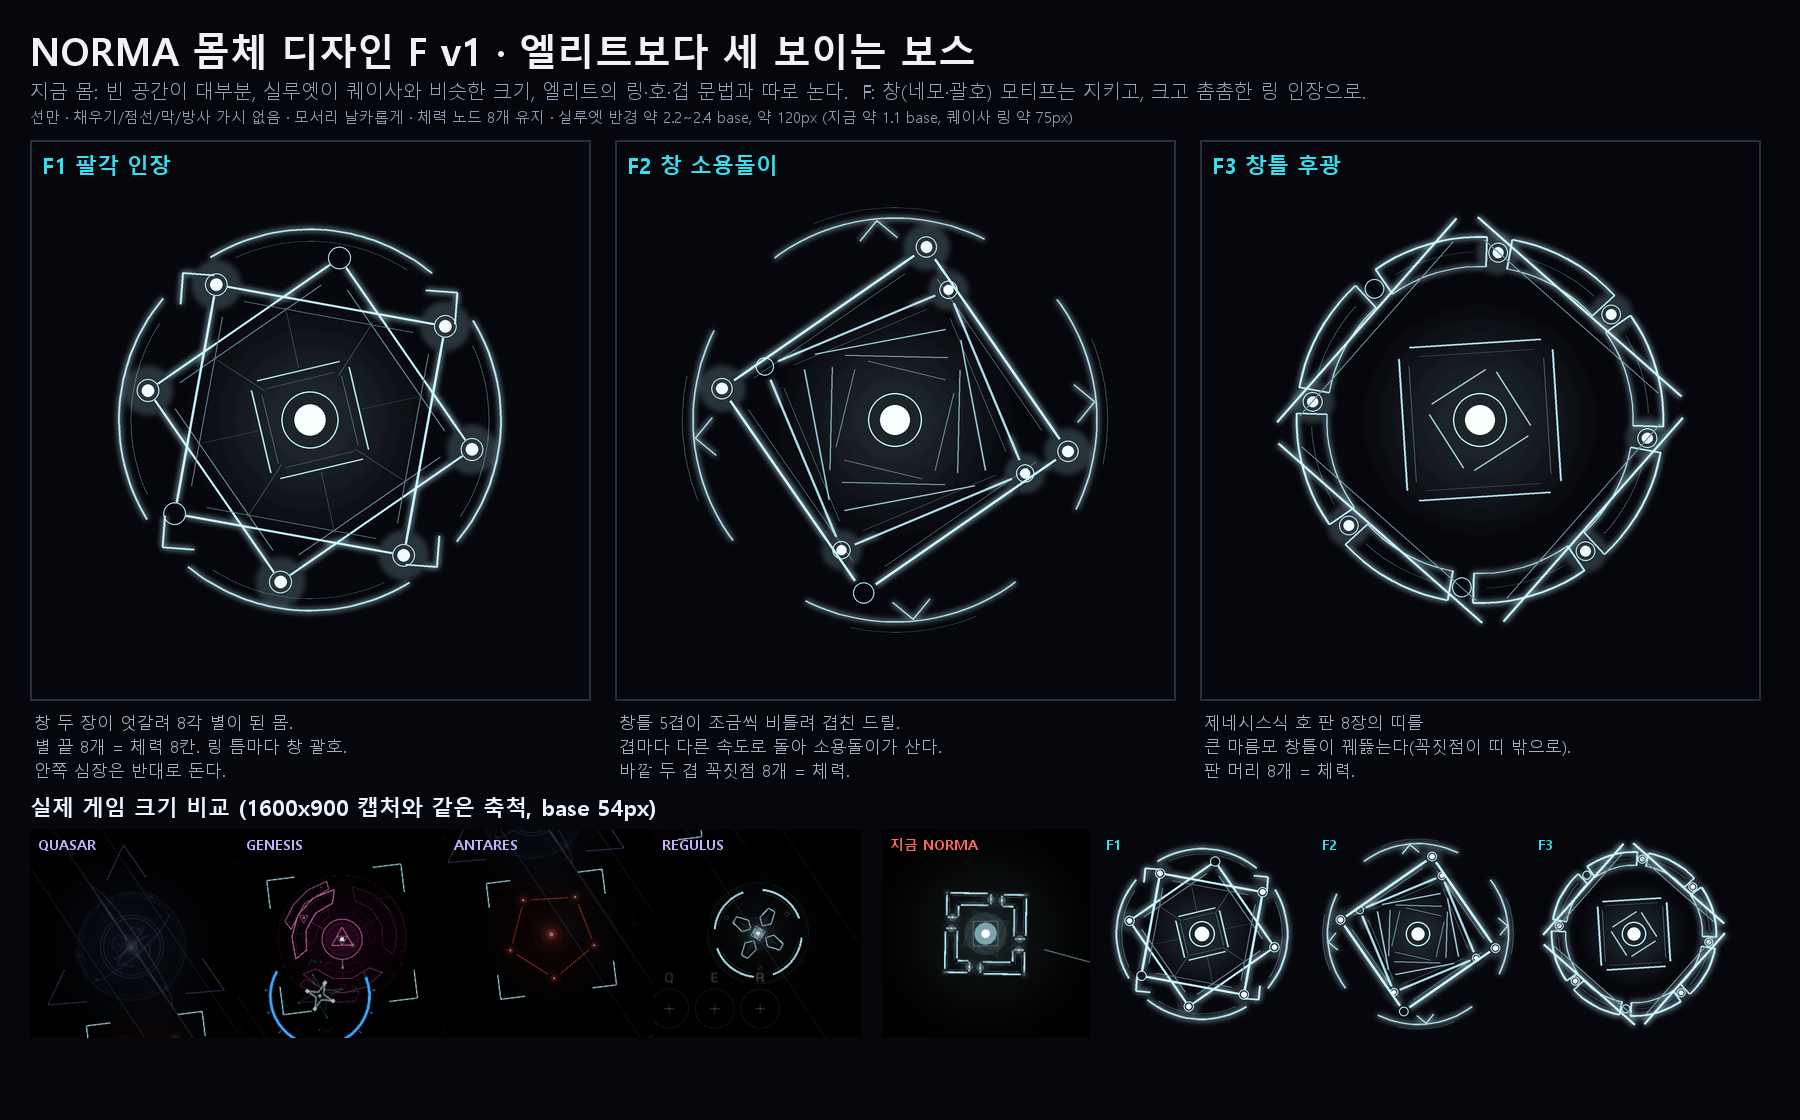

The Python source for this figure:
"""NORMA body design F v1: a boss that reads stronger than the elites.

Problem with the shipped body (four small set squares round a square heart):
it is mostly empty space, its silhouette is no bigger than the Quasar's and
it shares nothing with the elites' language (rings, arcs, nested shells).
F keeps NORMA's own motif (the window: squares, frame corners) but builds it
into a large, dense, ring-bound seal. Lines only, sharp corners, no dashes,
no fills, no radial thorns. 8 health nodes on the silhouette as before.
Usage: python Norma_Body_Design_F_v1.py <out_dir> [elite_strip.png]
"""
import math, os, sys
from PIL import Image, ImageDraw, ImageFilter, ImageFont

TAU = math.tau
K = 0.85                     # design radii below x K = in-game radii in base units
SS = 3                       # supersampling
COL = (184, 240, 255)        # NORMA colour (0.72, 0.94, 1.0)
BG = (6, 7, 12)


class Canvas:
    def __init__(self, w, h):
        self.w, self.h = w, h
        self.glow = Image.new("RGB", (w * SS, h * SS), (0, 0, 0))
        self.line = Image.new("RGB", (w * SS, h * SS), (0, 0, 0))
        self.gd, self.ld = ImageDraw.Draw(self.glow), ImageDraw.Draw(self.line)

    def seg(self, a, b, w, alpha=1.0, glow=True, col=COL):
        c = tuple(int(v * alpha) for v in col)
        pa, pb = (a[0] * SS, a[1] * SS), (b[0] * SS, b[1] * SS)
        self.ld.line([pa, pb], fill=c, width=max(1, int(w * SS)))
        if glow:
            self.gd.line([pa, pb], fill=c, width=max(1, int((w + 3) * SS)))

    def poly(self, pts, w, alpha=1.0, gap=0.07, glow=True):
        """Closed outline whose edges stop short of the vertices (elite language)."""
        n = len(pts)
        for i in range(n):
            a, b = pts[i], pts[(i + 1) % n]
            ax, ay = a[0] + (b[0] - a[0]) * gap, a[1] + (b[1] - a[1]) * gap
            bx, by = b[0] + (a[0] - b[0]) * gap, b[1] + (a[1] - b[1]) * gap
            self.seg((ax, ay), (bx, by), w, alpha, glow)

    def arc(self, cx, cy, r, a0, a1, w, alpha=1.0, glow=True, steps=None):
        steps = steps or max(6, int(abs(a1 - a0) * r / 6))
        pts = [(cx + math.cos(a0 + (a1 - a0) * i / steps) * r,
                cy + math.sin(a0 + (a1 - a0) * i / steps) * r) for i in range(steps + 1)]
        for i in range(steps):
            self.seg(pts[i], pts[i + 1], w, alpha, glow)

    def node(self, x, y, r, alpha=1.0, lit=True):
        c = tuple(int(v * alpha) for v in COL)
        if lit:
            self.gd.ellipse([(x - r * 2.2) * SS, (y - r * 2.2) * SS, (x + r * 2.2) * SS, (y + r * 2.2) * SS],
                            fill=tuple(int(v * 0.35) for v in c))
            self.ld.ellipse([(x - r * .55) * SS, (y - r * .55) * SS, (x + r * .55) * SS, (y + r * .55) * SS],
                            fill=(235, 252, 255))
        self.ld.ellipse([(x - r) * SS, (y - r) * SS, (x + r) * SS, (y + r) * SS],
                        outline=c, width=max(1, int(1.2 * SS)))

    def core(self, x, y, r):
        for k in range(6, 0, -1):
            rr = r * (1 + k * 0.55)
            a = 0.10 * (7 - k) / 6
            self.gd.ellipse([(x - rr) * SS, (y - rr) * SS, (x + rr) * SS, (y + rr) * SS],
                            fill=tuple(int(v * a * 2.2) for v in COL))
        self.ld.ellipse([(x - r * .55) * SS, (y - r * .55) * SS, (x + r * .55) * SS, (y + r * .55) * SS],
                        fill=(245, 254, 255))
        self.ld.ellipse([(x - r) * SS, (y - r) * SS, (x + r) * SS, (y + r) * SS],
                        outline=COL, width=int(1.4 * SS))

    def image(self):
        g = self.glow.filter(ImageFilter.GaussianBlur(2.5 * SS)).point(lambda v: int(v * 0.55))
        out = Image.new("RGB", self.glow.size, BG)
        out = _screen(_screen(out, g), self.line)
        return out.resize((self.w, self.h), Image.LANCZOS)


def _screen(a, b):
    from PIL import ImageChops
    return ImageChops.screen(a, b)


def rot(p, a):
    c, s = math.cos(a), math.sin(a)
    return (p[0] * c - p[1] * s, p[0] * s + p[1] * c)


def at(cx, cy, pts, a=0.0, k=1.0):
    return [(cx + rot(p, a)[0] * k, cy + rot(p, a)[1] * k) for p in pts]


def square(r, a=0.0):
    """Square with circumradius r, a corner at angle a."""
    return [(math.cos(a + i * TAU / 4) * r, math.sin(a + i * TAU / 4) * r) for i in range(4)]


def inset_poly(pts, d):
    """Same polygon pulled toward its centroid by d px (an inset contour)."""
    cx = sum(p[0] for p in pts) / len(pts)
    cy = sum(p[1] for p in pts) / len(pts)
    out = []
    for x, y in pts:
        L = math.hypot(x - cx, y - cy)
        out.append((cx + (x - cx) * (L - d) / L, cy + (y - cy) * (L - d) / L))
    return out


def bracket(cv, x, y, a, arm, w, alpha=1.0):
    """A window's corner bracket: two arms from (x, y) at a +/- 45deg."""
    for s in (-1, 1):
        d = a + s * TAU / 8
        cv.seg((x, y), (x + math.cos(d) * arm, y + math.sin(d) * arm), w, alpha)


# ---------------------------------------------------------------- designs
def f1_seal(cv, x, y, b, t=0.0):
    """F1 octagram seal: two big squares crossed into an 8-point star inside a
    broken ring; window brackets in the ring's gaps; a counter-turning heart."""
    spin = t
    R = 2.55 * b
    # Ring: four arcs, gaps on the diagonals holding a frame corner each.
    for k in range(4):
        mid = spin * 0.4 + k * TAU / 4
        cv.arc(x, y, R, mid - 0.62, mid + 0.62, 2.0, 0.85)
        cv.arc(x, y, R - 0.16 * b, mid - 0.50, mid + 0.50, 0.9, 0.45, glow=False)
        g = mid + TAU / 8
        bx, by = x + math.cos(g) * (R + 0.05 * b), y + math.sin(g) * (R + 0.05 * b)
        bracket(cv, bx, by, g + math.pi, 0.42 * b, 2.0, 0.95)
    # Octagram: two squares.
    S = 2.2 * b
    for j, a in enumerate((spin, spin + TAU / 8)):
        sq = at(x, y, square(S, a))
        cv.poly(sq, 2.6, 1.0, gap=0.05)
        cv.poly(inset_poly(sq, 0.22 * b), 1.0, 0.5, gap=0.09, glow=False)
    # Health nodes on the 8 star points.
    for i in range(8):
        a = spin + i * TAU / 8
        cv.node(x + math.cos(a) * S, y + math.sin(a) * S, 0.15 * b, lit=i not in (3, 6))
    # Heart: a turned square + struts to the star's inner corners.
    H = 0.95 * b
    heart = at(x, y, square(H, -spin * 1.3 + TAU / 8))
    cv.poly(heart, 1.8, 0.9, gap=0.08)
    cv.poly(inset_poly(heart, 0.18 * b), 0.9, 0.45, glow=False)
    inner = S * math.cos(TAU / 8) / math.cos(TAU / 16) * math.cos(TAU / 16)
    for i in range(8):
        a = spin + TAU / 16 + i * TAU / 8
        ri = S * math.cos(TAU / 8) / math.cos(TAU / 16)
        cv.seg((x + math.cos(a) * H * 0.75, y + math.sin(a) * H * 0.75),
               (x + math.cos(a) * ri * 0.92, y + math.sin(a) * ri * 0.92), 0.8, 0.30, glow=False)
    cv.core(x, y, 0.38 * b)


def f2_vortex(cv, x, y, b, t=0.0):
    """F2 twisted frames: nested window frames, each turned a little more and a
    little smaller, so the body reads as a square vortex/drill; ring outside."""
    spin = t
    R = 2.7 * b
    for k in range(4):
        mid = -spin * 0.5 + k * TAU / 4
        cv.arc(x, y, R, mid - 0.55, mid + 0.55, 1.9, 0.8)
        cv.arc(x, y, R + 0.14 * b, mid - 0.30, mid + 0.30, 0.9, 0.4, glow=False)
        bx, by = x + math.cos(mid) * (R - 0.02 * b), y + math.sin(mid) * (R - 0.02 * b)
        bracket(cv, bx, by, mid + math.pi, 0.36 * b, 1.6, 0.8)
    layers = 5
    S = 2.35 * b
    for i in range(layers):
        a = spin + i * 0.21
        r = S * (0.80 ** i)
        sq = at(x, y, square(r, a))
        w = 2.8 - 0.42 * i
        cv.poly(sq, w, 1.0 - 0.12 * i, gap=0.06 + 0.012 * i, glow=i < 3)
        if i < 2:
            cv.poly(inset_poly(sq, 0.18 * b), 0.9, 0.45, gap=0.1, glow=False)
        if i < 2:   # 8 health nodes on the two outer frames' corners
            for c, (px, py) in enumerate(sq):
                cv.node(px, py, 0.14 * b if i == 0 else 0.12 * b, lit=(i * 4 + c) not in (1, 6))
    cv.core(x, y, 0.36 * b)


def f3_halo(cv, x, y, b, t=0.0):
    """F3 frame halo: a ring band of eight arc plates (the Genesis' shells),
    pierced at four points by a big diamond window frame; a second, square
    frame and a counter-turning heart inside."""
    spin = t
    R1, R2 = 2.05 * b, 2.45 * b
    for k in range(8):
        a0 = spin * 0.6 + k * TAU / 8 + 0.07
        a1 = a0 + TAU / 8 - 0.14
        pts = [(x + math.cos(a0 + (a1 - a0) * i / 10) * R2, y + math.sin(a0 + (a1 - a0) * i / 10) * R2)
               for i in range(11)]
        pts += [(x + math.cos(a1 - (a1 - a0) * i / 10) * R1, y + math.sin(a1 - (a1 - a0) * i / 10) * R1)
                for i in range(11)]
        # outline (arcs + ends)
        for i in range(10):
            cv.seg(pts[i], pts[i + 1], 2.2, 0.95)
            cv.seg(pts[11 + i], pts[12 + i], 1.6, 0.8)
        cv.seg(pts[10], pts[11], 2.0, 0.9)
        cv.seg(pts[21], pts[0], 2.0, 0.9)
        cv.arc(x, y, (R1 + R2) / 2, a0 + 0.08, a1 - 0.08, 0.9, 0.4, glow=False)
        # health node at each plate's leading edge
        am = a0 - 0.07
        cv.node(x + math.cos(am) * (R1 + R2) / 2, y + math.sin(am) * (R1 + R2) / 2, 0.13 * b,
                lit=k not in (2, 5))
    # The big diamond frame: corners poke through the band (sharp, forward).
    D = 2.85 * b
    dia = at(x, y, square(D, -spin * 0.35))
    cv.poly(dia, 2.6, 1.0, gap=0.05)
    cv.poly(inset_poly(dia, 0.24 * b), 1.0, 0.5, gap=0.08, glow=False)
    # Square frame inside, turned 45deg to the diamond.
    sq = at(x, y, square(1.45 * b, -spin * 0.35 + TAU / 8))
    cv.poly(sq, 2.0, 0.9, gap=0.07)
    cv.poly(inset_poly(sq, 0.18 * b), 0.9, 0.45, glow=False)
    heart = at(x, y, square(0.75 * b, spin * 1.2))
    cv.poly(heart, 1.4, 0.8, gap=0.1)
    cv.core(x, y, 0.36 * b)


DESIGNS = [
    ("F1 팔각 인장", f1_seal,
     ["창 두 장이 엇갈려 8각 별이 된 몸.", "별 끝 8개 = 체력 8칸. 링 틈마다 창 괄호.",
      "안쪽 심장은 반대로 돈다."]),
    ("F2 창 소용돌이", f2_vortex,
     ["창틀 5겹이 조금씩 비틀려 겹친 드릴.", "겹마다 다른 속도로 돌아 소용돌이가 산다.",
      "바깥 두 겹 꼭짓점 8개 = 체력."]),
    ("F3 창틀 후광", f3_halo,
     ["제네시스식 호 판 8장의 띠를", "큰 마름모 창틀이 꿰뚫는다(꼭짓점이 띠 밖으로).",
      "판 머리 8개 = 체력."]),
]


def font(sz, bold=False):
    for name in (["malgunbd.ttf"] if bold else []) + ["malgun.ttf"]:
        try:
            return ImageFont.truetype(name, sz)
        except OSError:
            pass
    return ImageFont.load_default()


def main():
    out_dir = sys.argv[1]
    strip = sys.argv[2] if len(sys.argv) > 2 else None
    W, PANEL = 1800, 560
    H = 140 + PANEL + 120 + 300
    board = Image.new("RGB", (W, H), BG)
    d = ImageDraw.Draw(board)
    d.text((30, 24), "NORMA 몸체 디자인 F v1 · 엘리트보다 세 보이는 보스", font=font(38, True), fill=(241, 242, 248))
    d.text((30, 78), "지금 몸: 빈 공간이 대부분, 실루엣이 퀘이사와 비슷한 크기, 엘리트의 링·호·겹 문법과 따로 논다.  "
           "F: 창(네모·괄호) 모티프는 지키고, 크고 촘촘한 링 인장으로.", font=font(19), fill=(154, 160, 184))
    d.text((30, 106), "선만 · 채우기/점선/막/방사 가시 없음 · 모서리 날카롭게 · 체력 노드 8개 유지 · 실루엣 반경 약 2.2~2.4 base, 약 120px (지금 약 1.1 base, 퀘이사 링 약 75px)",
           font=font(15), fill=(144, 151, 174))
    for i, (name, fn, notes) in enumerate(DESIGNS):
        cv = Canvas(PANEL, PANEL)
        fn(cv, PANEL / 2, PANEL / 2, 88 * K, t=0.18)
        x0 = 30 + i * (PANEL + 25)
        board.paste(cv.image(), (x0, 140))
        d.rectangle([x0, 140, x0 + PANEL, 140 + PANEL], outline=(43, 45, 61), width=2)
        d.text((x0 + 12, 150), name, font=font(22, True), fill=(52, 224, 240))
        for j, s in enumerate(notes):
            d.text((x0 + 4, 140 + PANEL + 10 + j * 24), s, font=font(17), fill=(170, 176, 196))
    # Game scale: the elites as captured, then each candidate at base = 54.
    y0 = 140 + PANEL + 110
    d.text((30, y0 - 18), "실제 게임 크기 비교 (1600x900 캡처와 같은 축척, base 54px)", font=font(22, True), fill=(238, 240, 250))
    x = 30
    C = 208                      # comparison tile; a tile shows a 285px game crop
    if strip and os.path.exists(strip):
        s = Image.open(strip).convert("RGB")
        s = s.resize((int(s.width * C / s.height), C))
        board.paste(s, (x, y0 + 20))
        for j, n in enumerate(["QUASAR", "GENESIS", "ANTARES", "REGULUS"]):
            d.text((x + j * s.width // 4 + 8, y0 + 24), n, font=font(14, True), fill=(195, 178, 255))
        x += s.width + 20
    cur = Image.open(os.path.join(out_dir, "_cur.png")).convert("RGB") if os.path.exists(
        os.path.join(out_dir, "_cur.png")) else None
    if cur:
        board.paste(cur.resize((C, C)), (x, y0 + 20))
        d.text((x + 8, y0 + 24), "지금 NORMA", font=font(14, True), fill=(255, 106, 92))
        x += C + 8
    for name, fn, _ in DESIGNS:
        cv = Canvas(C, C)
        fn(cv, C / 2, C / 2, 54 * K * C / 285, t=0.18)
        board.paste(cv.image(), (x, y0 + 20))
        d.text((x + 8, y0 + 24), name.split()[0], font=font(14, True), fill=(52, 224, 240))
        x += C + 8
    board.save(os.path.join(out_dir, "Norma_Body_Design_F_v1.png"))


if __name__ == "__main__":
    main()
